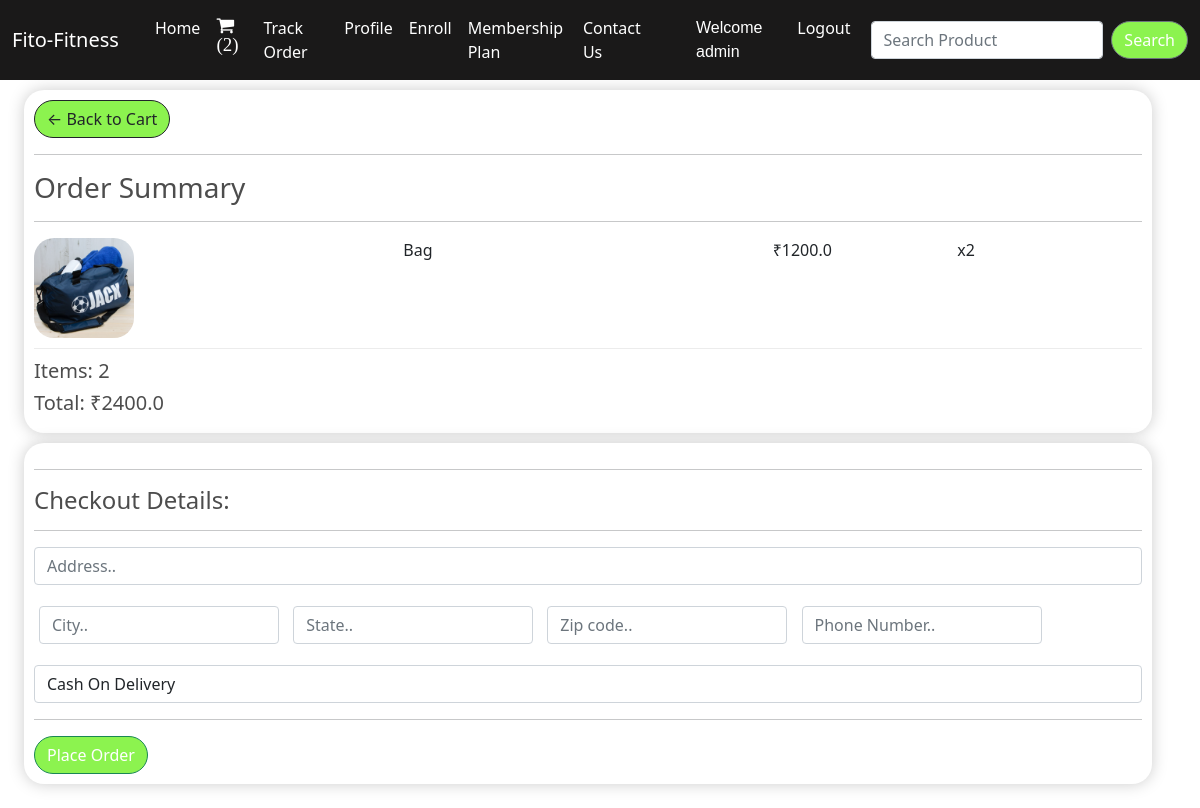
Screenshot of /checkout/ (signed in) with the database file from the repository.
### gymApp/models.py (models this page shows, shortened)
class OrderItem(models.Model):
    product = models.ForeignKey(Product, on_delete=models.SET_NULL, null=True)
    order = models.ForeignKey(Order, on_delete=models.SET_NULL, null=True)
    quantity = models.IntegerField(default=0)
    date_added = models.DateTimeField(default=now)
    @property
    def get_total(self):
        total = self.product.price * self.quantity
        return total

class Product(models.Model):
    category = models.ForeignKey(Category,  on_delete=models.SET_NULL, null=True)
    name = models.CharField(max_length=100)
    price = models.FloatField()
    image = models.ImageField(upload_to="", default="")

class Order(models.Model):
    customer = models.ForeignKey(Customer, on_delete=models.SET_NULL, null=True)
    date_ordered = models.DateTimeField(default=now)
    complete = models.BooleanField(default=False)
    @property
    def get_cart_total(self):
        orderitems = self.orderitem_set.all()
        total = sum([item.get_total for item in orderitems])
        return total
    @property
    def get_cart_items(self):
        orderitems = self.orderitem_set.all()
        total = sum([item.quantity for item in orderitems])
        return total

### gymApp/views.py (the view, shortened to what this page needs)
# urls.py: path("checkout/", views.checkout, name="checkout"),
def checkout(request):
    data = cartData(request)
    items = data['items']
    order = data['order']
    cartItems = data['cartItems']
    total = order.get_cart_total
    return render(request, "checkout.html", {'items':items, 'order':order, 'cartItems':cartItems})

### gymApp/inherit.py (called while the page is built)
def cartData(request):
    if request.user.is_authenticated:
        customer = request.user.customer
        order, created = Order.objects.get_or_create(customer=customer, complete=False)
        items = order.orderitem_set.all()
        cartItems = order.get_cart_items
    else:
        items = []
        order = {'get_cart_total':0, 'get_cart_items':0}
        cartItems = order['get_cart_items']
    return {'cartItems':cartItems, 'items':items, 'order':order}

### templates/checkout.html (shortened to what this page needs)
{% extends 'base.html' %}
{% load static %}
{% block body %}
<div class="container-fluid row">
    <div class="col-lg-12">
        <div class="box-element">
            <a class="btn btn-outline-dark" href="/cart/">&#x2190; Back to Cart</a>
            <hr>
            <h3>Order Summary</h3>
            <hr>
            {% for item in items %}
            <div class="cart-row">
                <div style="flex:2"><img class="row-image" src="{{item.product.image.url}}"></div>
                <div style="flex:2">
                    <p>{{item.product.name}}</p>
                </div>
                <div style="flex:1">
                    <p>₹{{item.product.price}}</p>
                </div>
                <div style="flex:1">
                    <p>x{{item.quantity}}</p>
                </div>
            </div>
            {% endfor %}
            <h5>Items: {{order.get_cart_items}}</h5>
            <h5>Total: ₹{{order.get_cart_total}}</h5>
        </div>
    </div>
    <div class="col-lg-12">
        <div class="box-element" id="form-wrapper">
            <form method="POST"> {% csrf_token %}
                <div id="shipping-info">
                    <hr>
                    <h4>Checkout Details:</h4>
                    <hr>
                    <div class="">
                        <input class="form-control" type="text" name="address" placeholder="Address.." required>
                    </div>
                    <div class="form-field mt-3">
                        <input class="form-control" type="text" name="city" placeholder="City.." required>
                    </div>
                    <div class="form-field">
                        <input class="form-control" type="text" name="state" placeholder="State.." required>
                    </div>
                    <div class="form-field">
                        <input class="form-control" type="text" name="zipcode" placeholder="Zip code.." required>
                    </div>
                    <div class="form-field">
                        <input class="form-control" type="text" name="phone_number" placeholder="Phone Number.." required>
                    </div>
                    <div class="mt-3">
                        <select name="payment" id="payment" class="form-control mt-3">
                            <option value="Cash On Delivery">Cash On Delivery</option>
                        </select>
                    </div>
                </div>
                <hr>
                <input type="submit" value="Place Order" id="form-button" class="btn btn-success">
            </form>
        </div>
        <br>
    </div>
</div>
{% endblock %}

### templates/base.html (shortened to what this page needs)
<!doctype html>
<html lang="en">
<head>
    <link href="https://cdn.jsdelivr.net/npm/bootstrap@5.0.2/dist/css/bootstrap.min.css" rel="stylesheet"
>
    <link rel="stylesheet" href="https://cdnjs.cloudflare.com/ajax/libs/font-awesome/4.7.0/css/font-awesome.min.css">
</head>
<body>
    <nav class="navbar navbar-expand-lg navbar-dark sticky-top">
        <div class="container-fluid">
            <a class="navbar-brand" href="/">Fito-Fitness</a>
            <div class="collapse navbar-collapse" id="navbarSupportedContent">
                <div class="container w-75">
                <ul class="navbar-nav me-auto mb-2 mb-lg-0">
                    <li class="nav-item">
                        <a class="nav-link active" aria-current="page" href="/">Home</a>
                    </li>
                    {% if request.user.is_authenticated %}
                    <li class="nav-item">
                        <a class="nav-link active" aria-current="page" href="/cart/"><span class=" fa fa-shopping-cart"
                                style="font-size: 19px;"> ({{cartItems}})</span></a>
                    </li>
                    <li class="nav-item">
                        <a class="nav-link active" href="/tracker/">Track Order</a>
                    </li>
                    <li class="nav-item">
                        <a class="nav-link active" href="/profile/">Profile</a>
                    </li>
                    <li class="nav-item">
                        <a class="nav-link active" href="join/">Enroll</a>
                    </li>
                    <li class="nav-item">
                        <a class="nav-link active" href="plans/">Membership Plan</a>
                    </li>
                    <li class="nav-item">
                        <a class="nav-link active" href="/loggedin_contact/">Contact Us</a>
                    </li>
                    {% endif %}
                    {% if not request.user.is_authenticated %}
                    <li class="nav-item">
                        <a class="nav-link active" aria-current="page" href="/register/">SignUp</a>
                    </li>
                    <li class="nav-item">
                        <a class="nav-link active" aria-current="page" href="/login/">Login</a>
                    </li>
                    <li class="nav-item">
                        <a class="nav-link active" href="/contact/">Contact Us</a>
                    </li>
                    {% else %}
                    <li class="nav-item">
                        <a class="nav-link active" aria-current="page" href="#" style="font-family:'Franklin Gothic Medium', 'Arial Narrow', Arial, sans-serif; font-size: 1rem;">Welcome {{request.user}}</a>
                    </li>
                    <li class="nav-item">
                        <a class="nav-link active" aria-current="page" href="/logout/">Logout</a>
                    </li>
                    {% endif %}
                </ul>
                </div>
                <form class="d-flex" method="POST" action="/search/"> {% csrf_token %}
                    <input class="form-control me-2" type="search" name="search" placeholder="Search Product" aria-label="Search">
                    <button href="/search/" class="btn btn-secondary" type="submit">Search</button>
                </form>
            </div>
        </div>
    </nav>
    {% block body %}
    {% endblock %}
</body>
</html>

### templates/base.html (style rules this page uses)
.navbar { background-color: hsl(0, 1%, 10%); }
body { background-color: #ffffff; }
h1, h2, h3, h4, h5, h6 { color: hsl(0, 0%, 30%); }
.box-element { box-shadow: hsl(0, 0%, 80%) 0 0 16px; background-color: #fff; border-radius: 20px; padding: 10px; }
.col-lg-4, .col-lg-6, .col-lg-8, .col-lg-12 { margin-top: 10px; }
.btn { border-radius: 20px; background-color: #8cf34f; }
.row-image { width: 100px; border-radius: 20px; }
.form-field { width: 250px; display: inline-block; padding: 5px; }
.cart-row { display: flex; align-items: flex-stretch; padding-bottom: 10px; margin-bottom: 10px; border-bottom: 1px solid #ececec; }

### rows the page displays
OrderItem: product.image (picture), product.name "Bag", product.price "1200.0", quantity "2"
Order: get_cart_items "2", get_cart_total "2400.0"

### other values shown
{{ cartItems }} "2"
{{ request.user }} "admin"
